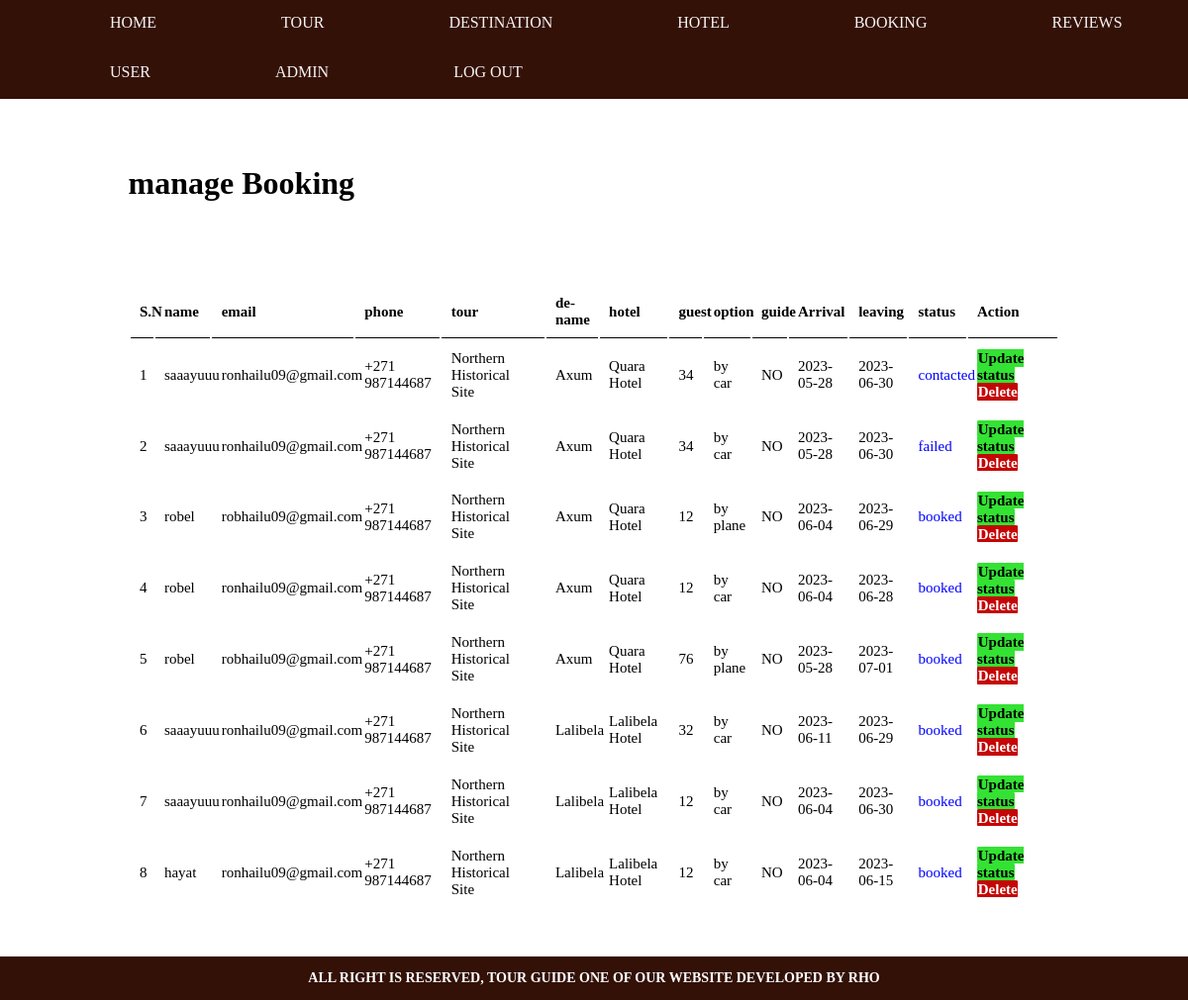
The page /admin/manage-booking.php (signed in) on the database its author committed.
### tables this page shows
CREATE TABLE `book` (
  `id` int(11) NOT NULL,
  `name` varchar(255) NOT NULL,
  `email` varchar(255) NOT NULL,
  `phone_no` varchar(255) NOT NULL,
  `tour_name` varchar(255) NOT NULL,
  `destination_name` varchar(255) NOT NULL,
  `hotel_name` varchar(255) NOT NULL,
  `guests` int(10) NOT NULL,
  `options` varchar(255) NOT NULL,
  `guide` varchar(255) NOT NULL,
  `arrival` varchar(255) NOT NULL,
  `leaving` varchar(255) NOT NULL,
  `status` varchar(255) DEFAULT NULL
);

### admin/manage-booking.php (the view, shortened to what this page needs)
<?php include('partials/menu.php');?>
<div class="main-content">
         <div class="wrapper">
               <h1> manage Booking</h1>
               <br>
               <br>
             <br>
             <br>
               <table class="tbl-last">
                <tr>
                     <th>S.N</th>
                      <th>name</th>
                      <th>email</th>
                      <th>phone</th>
                      <th>tour</th>
                      <th>de-name</th>
                      <th>hotel </th>
                      <th>guest</th>
                      <th>option</th>
                      <th>guide</th>
                      <th>Arrival</th>
                      <th>leaving</th>
                      <th>status</th>
                      <th>Action</th>
                </tr>
                <?php
                $sql="SELECT*FROM book";
                $res=mysqli_query($conn,$sql);
                if($res==TRUE)
                {
                  $sn=1;
                  $count=mysqli_num_rows($res);
                  if($count>0){
                    while ($rows=mysqli_fetch_assoc($res)){
              $id=$rows['id'];
              $destination_name=$rows['destination_name'];
              $tour_name=$rows['tour_name'];
              $hotel_name=$rows['hotel_name'];
              $guests=$rows['guests'];
              $options=$rows['options'];
              $guide=$rows['guide'];
              $arrival=$rows['arrival'];
              $leaving=$rows['leaving'];
              $status=$rows['status'];
              $name=$rows['name'];
              $email=$rows['email'];
              $phone_no=$rows['phone_no'];
              ?>
              <tr>
                     <td><?php echo $sn++;?></td>
                     <td><?php echo $name;?></td>
                     <td><?php echo $email;?></td>
                     <td><?php echo $phone_no;?></td>
                      <td><?php echo $tour_name; ?> </td>
                      <td><?php echo $destination_name; ?></td>
                      <td><?php echo $hotel_name ?></td>
                        <td><?php echo $guests; ?></td>
                        <td><?php echo $options; ?></td>
                        <td><?php echo $guide; ?></td>
                      <td><?php echo $arrival; ?></td>
                      <td><?php echo $leaving; ?></td>
                      <td style="color:blue ; font-style:bold"><?php echo $status; ?></td>
                      <td>
                          <a href ="<?php echo SITEURL; ?>admin/update-book.php?id=<?php echo $id ;?>" class="btn-secondary">Update status</a>
                          <a href ="<?php echo SITEURL; ?>admin/delete-book.php?id=<?php echo $id ;?>" class="btn-danger">Delete </a>
                      </td>
                </tr>
              <?php
                    }
                  }
                }
                ?>
               </table>
         </div>
  </div>
<?php include('partials/footer.php');?>

### css/admin.css (style rules this page uses)
body { line-height: 1; margin: 0; }
.wrapper { padding:1%; width:80%; margin:0 auto; }
.main-content { margin:1%; background-color: white; padding: 2% 0; }
.tbl-last { width:100%; font-size: 15px; }
table tr td { padding: 1%; }
table tr th { border-bottom: 1px solid black; padding: 1%; text-align: left; }
.btn-secondary { font-size: none; background-color:rgb(52, 226, 52); padding: 1%; margin-top:8px; margin-bottom: 8px; font-weight: bold; color:black; text-decoration: none; border-radius: 5%; }
.btn-danger { font-size: none; background-color:#c50606; padding: 1%; margin-top:8px; margin-bottom: 8px; font-weight: bold; color:white; text-decoration: none; border-radius: 5%; }

### rows shown on the page
book: name "saaayuuu", email "ronhailu09@gmail.com", phone_no "+271 987144687", tour_name "Northern Historical Site", destination_name "Axum", hotel_name "Quara Hotel", guests "34", options "by car", guide "NO", arrival "2023-05-28", leaving "2023-06-30", status "contacted"
book: name "saaayuuu", email "ronhailu09@gmail.com", phone_no "+271 987144687", tour_name "Northern Historical Site", destination_name "Axum", hotel_name "Quara Hotel", guests "34", options "by car", guide "NO", arrival "2023-05-28", leaving "2023-06-30", status "failed"
book: name "robel", email "robhailu09@gmail.com", phone_no "+271 987144687", tour_name "Northern Historical Site", destination_name "Axum", hotel_name "Quara Hotel", guests "12", options "by plane", guide "NO", arrival "2023-06-04", leaving "2023-06-29", status "booked"
book: name "robel", email "ronhailu09@gmail.com", phone_no "+271 987144687", tour_name "Northern Historical Site", destination_name "Axum", hotel_name "Quara Hotel", guests "12", options "by car", guide "NO", arrival "2023-06-04", leaving "2023-06-28", status "booked"
book: name "robel", email "robhailu09@gmail.com", phone_no "+271 987144687", tour_name "Northern Historical Site", destination_name "Axum", hotel_name "Quara Hotel", guests "76", options "by plane", guide "NO", arrival "2023-05-28", leaving "2023-07-01", status "booked"
book: name "saaayuuu", email "ronhailu09@gmail.com", phone_no "+271 987144687", tour_name "Northern Historical Site", destination_name "Lalibela", hotel_name "Lalibela Hotel", guests "32", options "by car", guide "NO", arrival "2023-06-11", leaving "2023-06-29", status "booked"
book: name "saaayuuu", email "ronhailu09@gmail.com", phone_no "+271 987144687", tour_name "Northern Historical Site", destination_name "Lalibela", hotel_name "Lalibela Hotel", guests "12", options "by car", guide "NO", arrival "2023-06-04", leaving "2023-06-30", status "booked"
book: name "hayat", email "ronhailu09@gmail.com", phone_no "+271 987144687", tour_name "Northern Historical Site", destination_name "Lalibela", hotel_name "Lalibela Hotel", guests "12", options "by car", guide "NO", arrival "2023-06-04", leaving "2023-06-15", status "booked"
